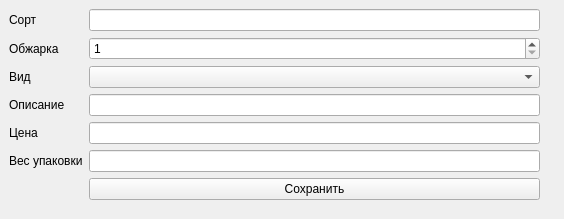
<?xml version="1.0" encoding="UTF-8"?>
<ui version="4.0">
 <class>Form</class>
 <widget class="QWidget" name="Form">
  <property name="windowModality">
   <enum>Qt::ApplicationModal</enum>
  </property>
  <property name="geometry">
   <rect>
    <x>0</x>
    <y>0</y>
    <width>564</width>
    <height>219</height>
   </rect>
  </property>
  <property name="windowTitle">
   <string>Form</string>
  </property>
  <property name="layoutDirection">
   <enum>Qt::LeftToRight</enum>
  </property>
  <widget class="QWidget" name="formLayoutWidget">
   <property name="geometry">
    <rect>
     <x>-1</x>
     <y>-1</y>
     <width>551</width>
     <height>491</height>
    </rect>
   </property>
   <layout class="QFormLayout" name="formLayout">
    <property name="formAlignment">
     <set>Qt::AlignRight|Qt::AlignTop|Qt::AlignTrailing</set>
    </property>
    <property name="leftMargin">
     <number>10</number>
    </property>
    <property name="topMargin">
     <number>10</number>
    </property>
    <property name="rightMargin">
     <number>10</number>
    </property>
    <property name="bottomMargin">
     <number>10</number>
    </property>
    <item row="2" column="0">
     <widget class="QLabel" name="label">
      <property name="text">
       <string>Сорт</string>
      </property>
     </widget>
    </item>
    <item row="2" column="1">
     <widget class="QLineEdit" name="lineEdit"/>
    </item>
    <item row="3" column="0">
     <widget class="QLabel" name="label_2">
      <property name="text">
       <string>Обжарка</string>
      </property>
     </widget>
    </item>
    <item row="3" column="1">
     <widget class="QSpinBox" name="spinBox">
      <property name="minimum">
       <number>1</number>
      </property>
      <property name="maximum">
       <number>9</number>
      </property>
     </widget>
    </item>
    <item row="4" column="0">
     <widget class="QLabel" name="label_3">
      <property name="text">
       <string>Вид</string>
      </property>
     </widget>
    </item>
    <item row="5" column="0">
     <widget class="QLabel" name="label_4">
      <property name="text">
       <string>Описание</string>
      </property>
     </widget>
    </item>
    <item row="5" column="1">
     <widget class="QLineEdit" name="lineEdit_3"/>
    </item>
    <item row="6" column="0">
     <widget class="QLabel" name="label_5">
      <property name="text">
       <string>Цена</string>
      </property>
     </widget>
    </item>
    <item row="6" column="1">
     <widget class="QLineEdit" name="lineEdit_4"/>
    </item>
    <item row="7" column="0">
     <widget class="QLabel" name="label_6">
      <property name="text">
       <string>Вес упаковки</string>
      </property>
     </widget>
    </item>
    <item row="7" column="1">
     <widget class="QLineEdit" name="lineEdit_5"/>
    </item>
    <item row="8" column="1">
     <widget class="QPushButton" name="pushButton">
      <property name="text">
       <string>Сохранить</string>
      </property>
     </widget>
    </item>
    <item row="4" column="1">
     <widget class="QComboBox" name="comboBox"/>
    </item>
   </layout>
  </widget>
 </widget>
 <resources/>
 <connections/>
</ui>
